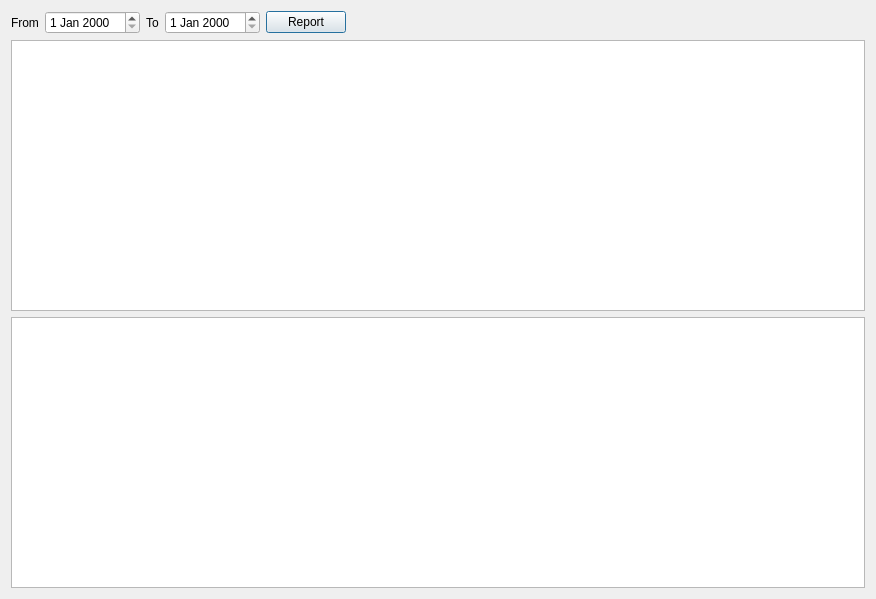
<?xml version="1.0" encoding="UTF-8"?>
<ui version="4.0">
 <class>Dialog</class>
 <widget class="QDialog" name="Dialog">
  <property name="geometry">
   <rect>
    <x>0</x>
    <y>0</y>
    <width>876</width>
    <height>599</height>
   </rect>
  </property>
  <property name="windowTitle">
   <string>Dialog</string>
  </property>
  <layout class="QGridLayout" name="gridLayout">
   <item row="0" column="0">
    <layout class="QHBoxLayout" name="horizontalLayout">
     <item>
      <widget class="QLabel" name="label">
       <property name="text">
        <string>From</string>
       </property>
      </widget>
     </item>
     <item>
      <widget class="QDateEdit" name="fromEdit"/>
     </item>
     <item>
      <widget class="QLabel" name="label_2">
       <property name="text">
        <string>To</string>
       </property>
      </widget>
     </item>
     <item>
      <widget class="QDateEdit" name="toEdit"/>
     </item>
     <item>
      <widget class="QPushButton" name="reportBtn">
       <property name="text">
        <string>Report</string>
       </property>
      </widget>
     </item>
     <item>
      <spacer name="horizontalSpacer">
       <property name="orientation">
        <enum>Qt::Horizontal</enum>
       </property>
       <property name="sizeHint" stdset="0">
        <size>
         <width>40</width>
         <height>20</height>
        </size>
       </property>
      </spacer>
     </item>
    </layout>
   </item>
   <item row="1" column="0">
    <widget class="QTableView" name="taskTable"/>
   </item>
   <item row="2" column="0">
    <widget class="QTableView" name="totalTable"/>
   </item>
  </layout>
 </widget>
 <resources/>
 <connections/>
</ui>
